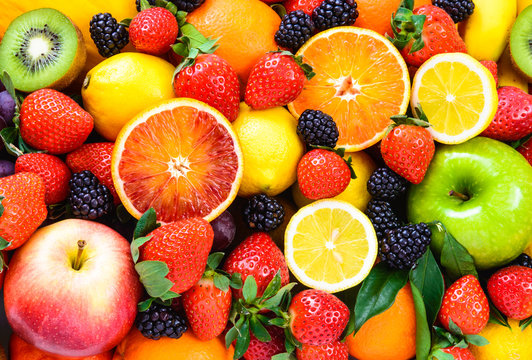
#> input picture BilateralFiltering/picT.jpg, 532 x 360 px
$ python pythonT.py
#> lines starting #> are read from the running program, lines starting #| are printed output that depends on the picture
import cv2
import numpy as np
import matplotlib.pyplot as plt
import tkinter as tk
from tkinter import filedialog # FIXED: Explicit import

# 1. Open local file picker
root = tk.Tk(); root.withdraw()
print("Select a COLORED image for Bilateral Filtering...")
path = filedialog.askopenfilename(title="Select Image",
                                  filetypes=[("Image files", "*.png *.jpg *.jpeg")])
#> the answer given: picT.jpg

if not path:
    print("No file selected!")
else:
    img = cv2.imread(path)
#> img is the input picture: shape (360, 532, 3); mean B, G, R 50.2, 121.5, 187.9
    if img is None:
        print("Error: Could not load image.")
    else:
        img = cv2.resize(img, (400, 400))
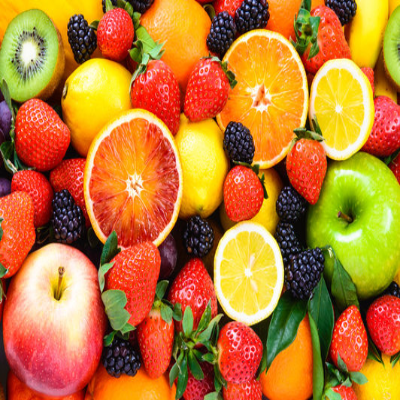
#> img: shape (400, 400, 3); mean B, G, R 50, 121.4, 187.8
        img_rgb = cv2.cvtColor(img, cv2.COLOR_BGR2RGB)

        # Standard Gaussian Blur (Blurs edges)
        gaussian = cv2.GaussianBlur(img_rgb, (15, 15), 0)
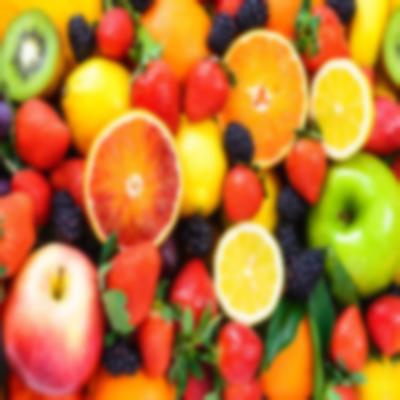
#> gaussian: shape (400, 400, 3); mean R, G, B 187.8, 121.4, 50

        # Bilateral Filter (Smooths flat areas, keeps edges SHARP)
        bilateral = cv2.bilateralFilter(img_rgb, 15, 75, 75)
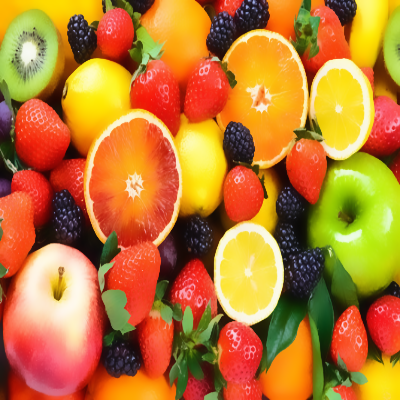
#> bilateral: shape (400, 400, 3); mean R, G, B 187.9, 121.1, 49.4

        # --- DISPLAY (3 Images) ---
        plt.figure(figsize=(15, 5))
        plt.subplot(1, 3, 1); plt.imshow(img_rgb); plt.title("1. Original Input")
        plt.axis('off')
        plt.subplot(1, 3, 2); plt.imshow(gaussian); plt.title("2. Gaussian (Edges Blurry)")
        plt.axis('off')
        plt.subplot(1, 3, 3); plt.imshow(bilateral); plt.title("3. Bilateral (Edges Sharp)")
        plt.axis('off')

        plt.tight_layout(); plt.show()
#> after `plt.tight_layout()`:
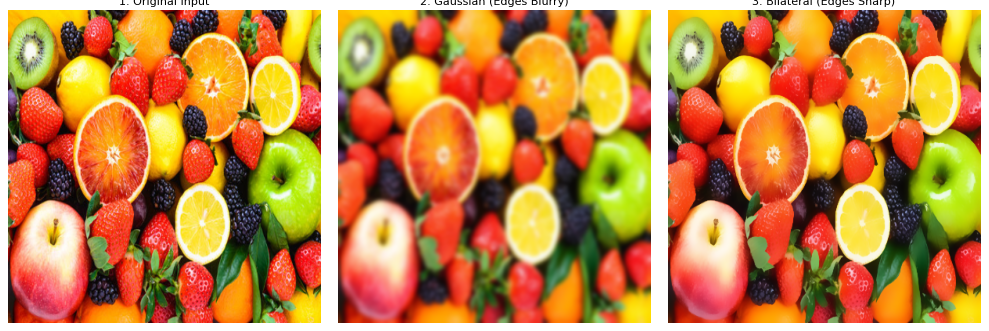
#> figure drawn by matplotlib, 3 panels
